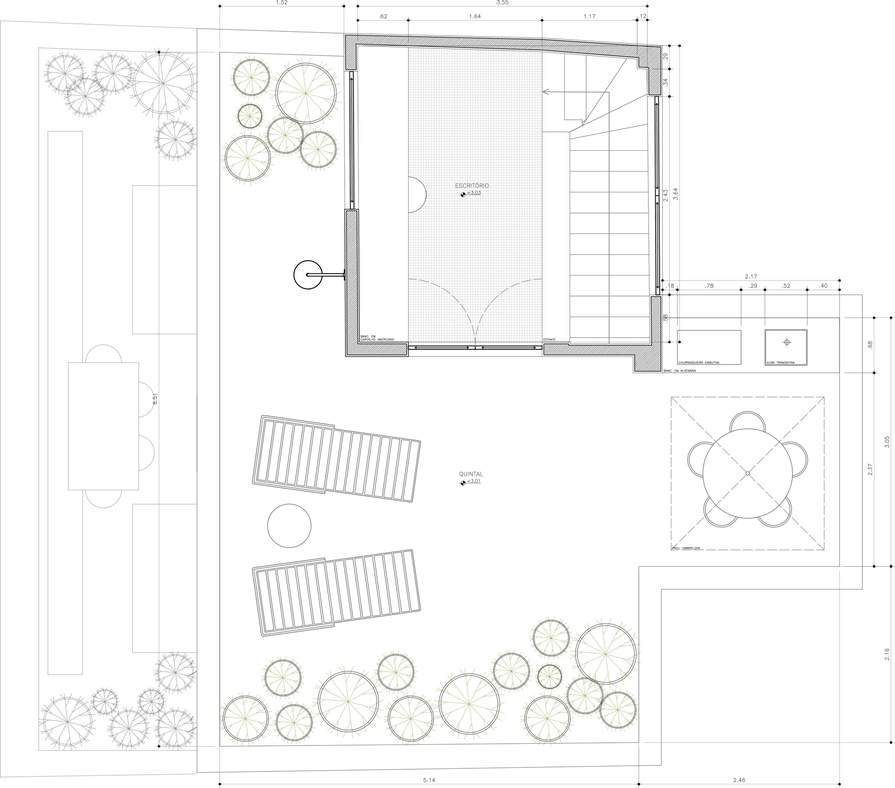
#> input picture test_projects/bf81-interior/floor_plan.jpg, 895 x 788 px, shrunk from 2000 x 1762 before the run
$ python auto_plan_reader.py ../test_projects/bf81-interior/floor_plan.jpg
#> lines starting #> are read from the running program, lines starting #| are printed output that depends on the picture; after the words box and inside, x2 and y2 are one past the last pixel; in counts of white or black regions, pixels touching at a corner belong together
"""
auto_plan_reader.py — Extract room dimensions from architectural floor plan images.
Usage: python3 auto_plan_reader.py <floor_plan.jpg> [--output config.json] [--scale 1.0]
       --scale: meters per 100 pixels (auto-detected if dimension text found)

Output: JSON config for gen_apartment.py
"""
import cv2
import numpy as np
import json
import sys
import argparse
import os
import re
from pathlib import Path

try:
    import pytesseract
    OCR_AVAILABLE = True
except ImportError:
    OCR_AVAILABLE = False
    print("WARNING: pytesseract not available. Install: pip install pytesseract")
    print("         Also: brew install tesseract")

# ── CLI ────────────────────────────────────────────────────────────────────────
parser = argparse.ArgumentParser(description="Floor plan reader")
parser.add_argument("image", help="Floor plan image path")
parser.add_argument("--output", "-o", default=None, help="Output JSON path")
parser.add_argument("--scale", "-s", type=float, default=None, help="meters per 100px")
parser.add_argument("--name", default="proyecto", help="Project name")
parser.add_argument("--ceiling", type=float, default=2.8, help="Ceiling height in meters")
parser.add_argument("--debug", action="store_true", help="Save debug images")
args = parser.parse_args()

img_path = args.image
output_path = args.output or img_path.replace(".jpg", "_config.json").replace(".png", "_config.json")

# ── Load image ─────────────────────────────────────────────────────────────────
img = cv2.imread(img_path)
#> img is the input picture: shape (788, 895, 3); mean B, G, R 248.2, 248.5, 248.4
if img is None:
    print(f"ERROR: Cannot read {img_path}")
    sys.exit(1)

h, w = img.shape[:2]
#> h = 788; w = 895
gray = cv2.cvtColor(img, cv2.COLOR_BGR2GRAY)
print(f"Image: {w}×{h}px")
#| Image: 895×788px

# ── Preprocessing ──────────────────────────────────────────────────────────────
# Increase contrast
clahe = cv2.createCLAHE(clipLimit=2.0, tileGridSize=(8,8))
enhanced = clahe.apply(gray)
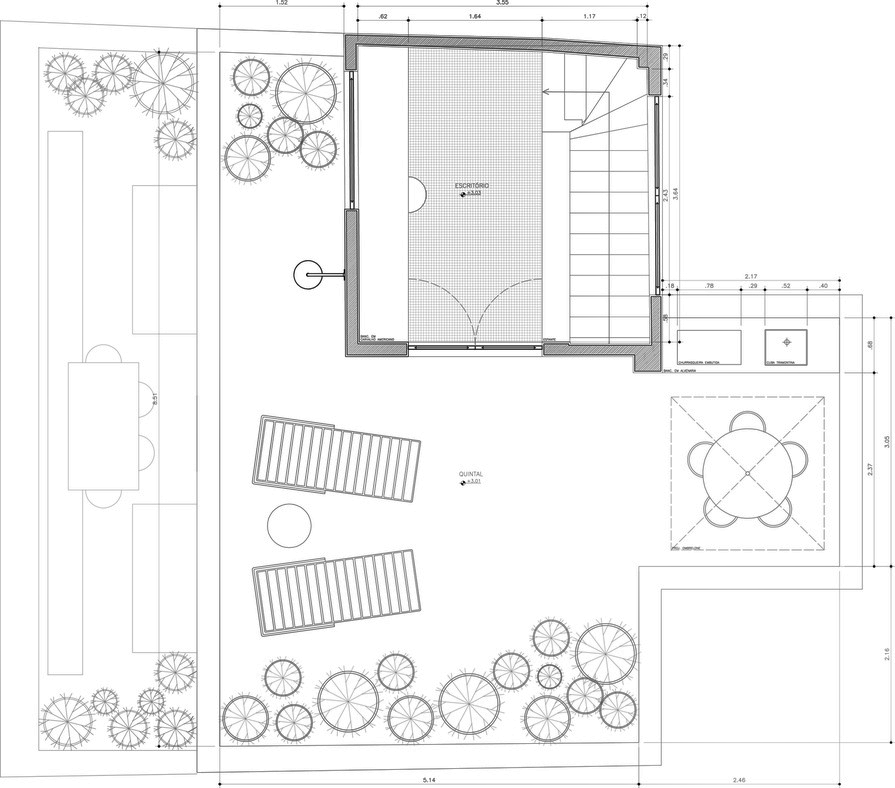
#> enhanced: shape (788, 895); min 1, max 255, mean 244

# Threshold to binary
_, binary = cv2.threshold(enhanced, 200, 255, cv2.THRESH_BINARY_INV)
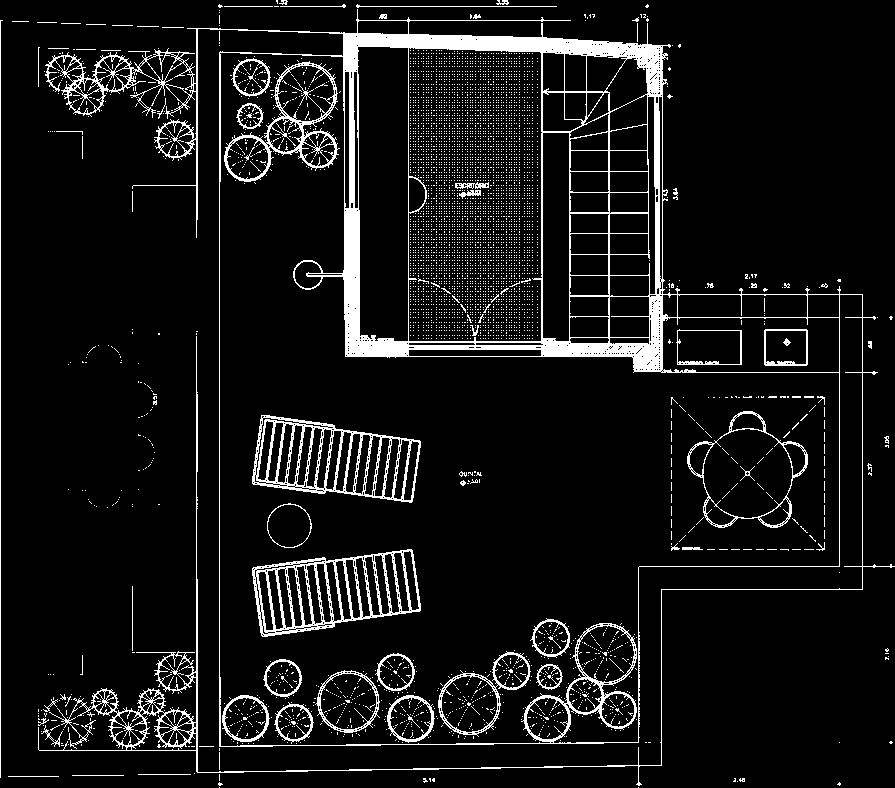
#> binary: shape (788, 895); 8.3% white; 5438 white regions (5364 under 20 px), largest, box (x1, y1, x2, y2) and area: (38, 9, 895, 786) 31935, (252, 549, 421, 637) 4040, (252, 415, 421, 503) 3864
# Morphological cleanup
kernel = np.ones((3,3), np.uint8)
binary = cv2.morphologyEx(binary, cv2.MORPH_CLOSE, kernel, iterations=2)
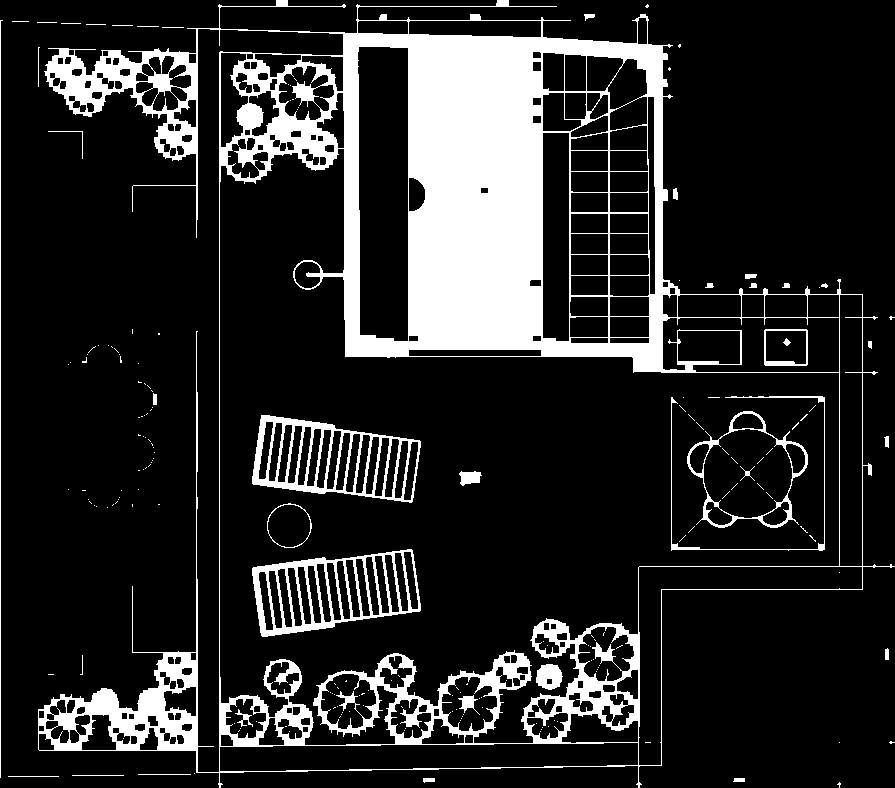
#> binary: shape (788, 895); 16% white; 196 white regions (157 under 20 px), largest, box (x1, y1, x2, y2) and area: (38, 0, 895, 788) 97599, (252, 549, 421, 637) 4529, (252, 415, 421, 503) 4421

# ── OCR: extract dimension text ────────────────────────────────────────────────
dimensions_found = []
scale_meters_per_px = args.scale / 100.0 if args.scale else None

if OCR_AVAILABLE:
    try:
#> (the run stopped early here; a loop or call above may not have finished)
